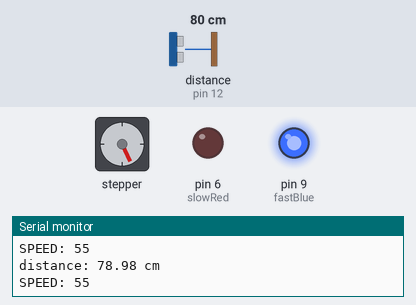
Simulated run of this sketch. Board: Arduino Uno, built with avr-gcc and run on an emulated ATmega328P. On the bench: stepper motor, output pins drawn as LEDs (lit = HIGH), the last lines printed to the serial monitor. Wiring (inferred from the names in the program): ultrasonic range finder: trigger pin 11; echo pin 12. The test bench sets the inputs (shaded band); at power-on: distance to the obstacle (sensor on pin 12) 80 cm. The echo pulse lasts 58.3 µs per cm; stepper angles assume 260 steps per turn; pins used as bus, display or sensor lines are not drawn.

Above: at 1.9 s.
2.0 s: distance to the obstacle (sensor on pin 12) set to 12 cm
6.3 s: distance to the obstacle (sensor on pin 12) set to 9 cm
At 6.84 s:
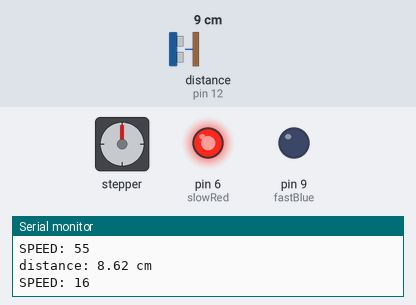
9.8 s: distance to the obstacle (sensor on pin 12) set to 18 cm
At 10.64 s:
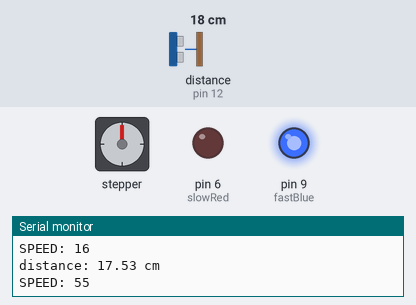
14.1 s: distance to the obstacle (sensor on pin 12) set to 250 cm
17.8 s: distance to the obstacle (sensor on pin 12) set to 2 cm
At 18.78 s:
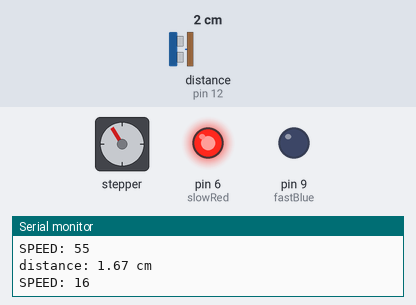
22.1 s: distance to the obstacle (sensor on pin 12) set to 13 cm
At 22.58 s:
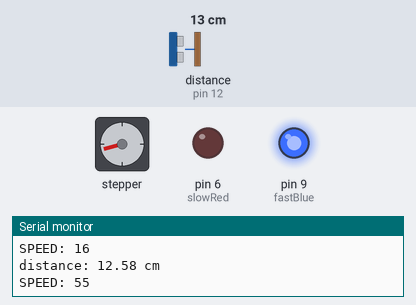
Timing chart, 0 to 73.9 s (numbered marks = the images above; inputs shaded):
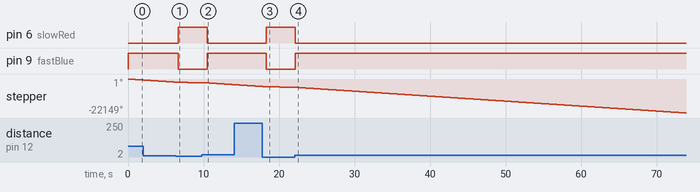

Measured:
- the behaviour switches between 11 and 10 cm on distance to the obstacle (sensor on pin 12) (found by bisection; images 0 and 1)
- after the input at 6.3 s, pin 6 (slowRed): LOW → HIGH after 0.39 s; pin 9 (fastBlue): HIGH → LOW after 0.39 s
- after the input at 9.8 s, pin 6 (slowRed): HIGH → LOW after 0.69 s; pin 9 (fastBlue): LOW → HIGH after 0.69 s
- after the input at 17.8 s, pin 6 (slowRed): LOW → HIGH after 0.52 s; pin 9 (fastBlue): HIGH → LOW after 0.52 s
- after the input at 22.1 s, pin 6 (slowRed): HIGH → LOW at once; pin 9 (fastBlue): LOW → HIGH at once

The sketch:

omer_stepultrasonicled_land.ino
```cpp
//Includes the Arduino Stepper Library
#include <Stepper.h>

// Defines the number of steps per rotation
const int stepsPerRevolution = 260;

// For ultrasonic sensor
int trigPin = 11;    // TRIG pin
int echoPin = 12;    // ECHO pin
float duration_us, distance_cm;

// For status LED configurations
int fastBlue = 9;    // Blue LED pin
int slowRed = 6;    // Red LED pin

// Pins entered in sequence ... IN1-IN3-IN2-IN4
Stepper myStepper = Stepper(stepsPerRevolution, 2, 3, 4, 5);

void setup() {
  // Begins serial monitor, set up LEDs.
  Serial.begin(9600);
  pinMode(fastBlue, OUTPUT);
  pinMode(slowRed, OUTPUT);
  digitalWrite(fastBlue, LOW);
  digitalWrite(slowRed, LOW);

  // Configure the trigger pin to output mode (UltraSns module)
  pinMode(trigPin, OUTPUT);
  // Configure the echo pin to input mode (UltraSns module)
  pinMode(echoPin, INPUT);
}

void loop() {
    // Generate 10-microsecond pulse to TRIG pin
    digitalWrite(trigPin, HIGH);
    delayMicroseconds(10);
    digitalWrite(trigPin, LOW);
    delayMicroseconds(2);
    // Measure duration of pulse from ECHO pin
    duration_us = pulseIn(echoPin, HIGH);
    // Calculate the distance
    distance_cm = 0.017 * duration_us;
    // Print the value to Serial Monitor
    Serial.print("distance: ");
    Serial.print(distance_cm);
    Serial.println(" cm");

    // Variables for motor speeds,
    // based on rotations at top.
    int slowSpeed = 16;
    int fastSpeed = 55;
    int currentSpeed;

    if (distance_cm <= 10) {
      currentSpeed = slowSpeed;
      digitalWrite(fastBlue, LOW);
      digitalWrite(slowRed, HIGH);
      myStepper.setSpeed(slowSpeed);
    }
    else {
      currentSpeed = fastSpeed;
      digitalWrite(fastBlue, HIGH);
      digitalWrite(slowRed, LOW);
      myStepper.setSpeed(fastSpeed);
    }
    Serial.print("SPEED: ");
    Serial.print(currentSpeed);
    Serial.println();

	// Rotate counter-clock-wise
	myStepper.step(-1*stepsPerRevolution);
	delay(10);
}
```
